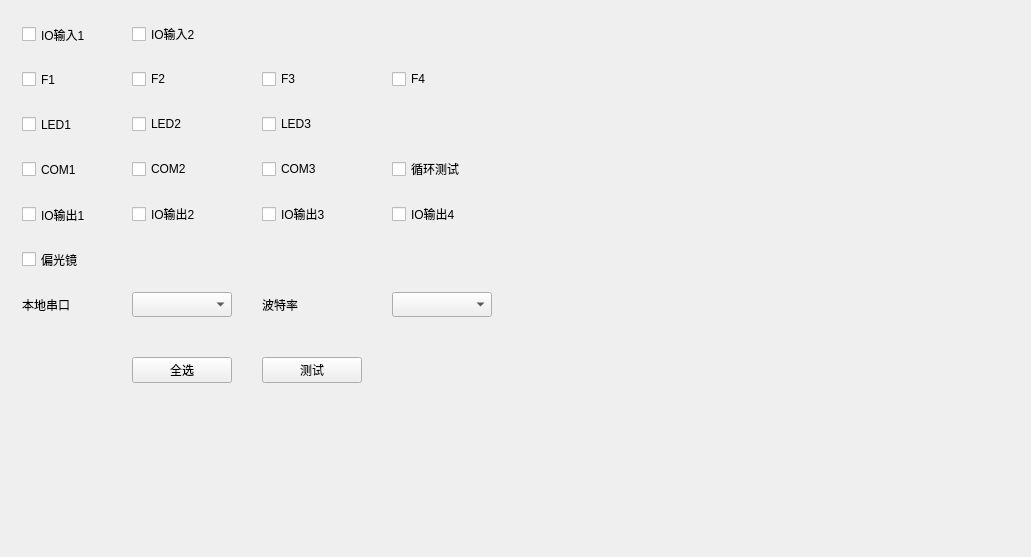
<?xml version="1.0" encoding="UTF-8"?>
<ui version="4.0">
 <class>Dlg_HardWare</class>
 <widget class="QWidget" name="Dlg_HardWare">
  <property name="geometry">
   <rect>
    <x>0</x>
    <y>0</y>
    <width>1031</width>
    <height>557</height>
   </rect>
  </property>
  <property name="windowTitle">
   <string>Dlg_HardWare</string>
  </property>
  <layout class="QVBoxLayout" name="verticalLayout_2">
   <item>
    <layout class="QHBoxLayout" name="horizontalLayout_4">
     <item>
      <widget class="QWidget" name="widget" native="true">
       <layout class="QVBoxLayout" name="verticalLayout">
        <property name="spacing">
         <number>20</number>
        </property>
        <item>
         <layout class="QHBoxLayout" name="horizontalLayout_3">
          <item>
           <layout class="QGridLayout" name="gridLayout">
            <property name="horizontalSpacing">
             <number>30</number>
            </property>
            <property name="verticalSpacing">
             <number>20</number>
            </property>
            <item row="4" column="3">
             <widget class="QCheckBox" name="ck_outputIO4">
              <property name="text">
               <string>IO输出4</string>
              </property>
             </widget>
            </item>
            <item row="0" column="0">
             <widget class="QCheckBox" name="ck_inputIO1">
              <property name="minimumSize">
               <size>
                <width>80</width>
                <height>25</height>
               </size>
              </property>
              <property name="text">
               <string>IO输入1</string>
              </property>
             </widget>
            </item>
            <item row="1" column="0">
             <widget class="QCheckBox" name="ck_F1">
              <property name="minimumSize">
               <size>
                <width>80</width>
                <height>25</height>
               </size>
              </property>
              <property name="text">
               <string>F1</string>
              </property>
             </widget>
            </item>
            <item row="4" column="1">
             <widget class="QCheckBox" name="ck_outputIO2">
              <property name="text">
               <string>IO输出2</string>
              </property>
             </widget>
            </item>
            <item row="4" column="2">
             <widget class="QCheckBox" name="ck_outputIO3">
              <property name="text">
               <string>IO输出3</string>
              </property>
             </widget>
            </item>
            <item row="5" column="0">
             <widget class="QCheckBox" name="ck_polariscope">
              <property name="minimumSize">
               <size>
                <width>80</width>
                <height>25</height>
               </size>
              </property>
              <property name="text">
               <string>偏光镜</string>
              </property>
             </widget>
            </item>
            <item row="2" column="0">
             <widget class="QCheckBox" name="ck_LED1">
              <property name="minimumSize">
               <size>
                <width>80</width>
                <height>25</height>
               </size>
              </property>
              <property name="text">
               <string>LED1</string>
              </property>
             </widget>
            </item>
            <item row="0" column="1">
             <widget class="QCheckBox" name="ck_inputIO2">
              <property name="minimumSize">
               <size>
                <width>80</width>
                <height>0</height>
               </size>
              </property>
              <property name="text">
               <string>IO输入2</string>
              </property>
             </widget>
            </item>
            <item row="3" column="1">
             <widget class="QCheckBox" name="ck_COM2">
              <property name="text">
               <string>COM2</string>
              </property>
             </widget>
            </item>
            <item row="1" column="2">
             <widget class="QCheckBox" name="ck_F3">
              <property name="text">
               <string>F3</string>
              </property>
             </widget>
            </item>
            <item row="1" column="1">
             <widget class="QCheckBox" name="ck_F2">
              <property name="text">
               <string>F2</string>
              </property>
             </widget>
            </item>
            <item row="4" column="0">
             <widget class="QCheckBox" name="ck_outputIO1">
              <property name="minimumSize">
               <size>
                <width>80</width>
                <height>25</height>
               </size>
              </property>
              <property name="text">
               <string>IO输出1</string>
              </property>
             </widget>
            </item>
            <item row="1" column="3">
             <widget class="QCheckBox" name="ck_F4">
              <property name="text">
               <string>F4</string>
              </property>
             </widget>
            </item>
            <item row="3" column="2">
             <widget class="QCheckBox" name="ck_COM3">
              <property name="text">
               <string>COM3</string>
              </property>
             </widget>
            </item>
            <item row="3" column="3">
             <widget class="QCheckBox" name="ck_loopTest">
              <property name="text">
               <string>循环测试</string>
              </property>
             </widget>
            </item>
            <item row="2" column="2">
             <widget class="QCheckBox" name="ck_LED3">
              <property name="text">
               <string>LED3</string>
              </property>
             </widget>
            </item>
            <item row="3" column="0">
             <widget class="QCheckBox" name="ck_COM1">
              <property name="minimumSize">
               <size>
                <width>80</width>
                <height>25</height>
               </size>
              </property>
              <property name="text">
               <string>COM1</string>
              </property>
             </widget>
            </item>
            <item row="2" column="1">
             <widget class="QCheckBox" name="ck_LED2">
              <property name="text">
               <string>LED2</string>
              </property>
             </widget>
            </item>
            <item row="6" column="2">
             <widget class="QLabel" name="label_2">
              <property name="maximumSize">
               <size>
                <width>80</width>
                <height>25</height>
               </size>
              </property>
              <property name="text">
               <string>波特率</string>
              </property>
             </widget>
            </item>
            <item row="6" column="3">
             <widget class="QComboBox" name="cmb_baudRate">
              <property name="minimumSize">
               <size>
                <width>100</width>
                <height>25</height>
               </size>
              </property>
              <property name="maximumSize">
               <size>
                <width>100</width>
                <height>25</height>
               </size>
              </property>
             </widget>
            </item>
            <item row="6" column="1">
             <widget class="QComboBox" name="cmb_localSerial">
              <property name="minimumSize">
               <size>
                <width>100</width>
                <height>25</height>
               </size>
              </property>
              <property name="maximumSize">
               <size>
                <width>100</width>
                <height>25</height>
               </size>
              </property>
             </widget>
            </item>
            <item row="6" column="0">
             <widget class="QLabel" name="label">
              <property name="maximumSize">
               <size>
                <width>80</width>
                <height>30</height>
               </size>
              </property>
              <property name="text">
               <string>本地串口</string>
              </property>
             </widget>
            </item>
            <item row="7" column="0">
             <spacer name="horizontalSpacer_4">
              <property name="orientation">
               <enum>Qt::Horizontal</enum>
              </property>
              <property name="sizeType">
               <enum>QSizePolicy::Fixed</enum>
              </property>
              <property name="sizeHint" stdset="0">
               <size>
                <width>40</width>
                <height>20</height>
               </size>
              </property>
             </spacer>
            </item>
            <item row="8" column="2">
             <widget class="QPushButton" name="btn_test">
              <property name="minimumSize">
               <size>
                <width>100</width>
                <height>25</height>
               </size>
              </property>
              <property name="focusPolicy">
               <enum>Qt::NoFocus</enum>
              </property>
              <property name="text">
               <string>测试</string>
              </property>
             </widget>
            </item>
            <item row="8" column="1">
             <widget class="QPushButton" name="btn_selectAll">
              <property name="minimumSize">
               <size>
                <width>100</width>
                <height>25</height>
               </size>
              </property>
              <property name="focusPolicy">
               <enum>Qt::NoFocus</enum>
              </property>
              <property name="text">
               <string>全选</string>
              </property>
             </widget>
            </item>
           </layout>
          </item>
          <item>
           <widget class="Dlg_Video" name="video" native="true">
            <property name="minimumSize">
             <size>
              <width>500</width>
              <height>300</height>
             </size>
            </property>
            <property name="maximumSize">
             <size>
              <width>600</width>
              <height>400</height>
             </size>
            </property>
           </widget>
          </item>
         </layout>
        </item>
        <item>
         <layout class="QHBoxLayout" name="horizontalLayout"/>
        </item>
       </layout>
      </widget>
     </item>
     <item>
      <spacer name="horizontalSpacer">
       <property name="orientation">
        <enum>Qt::Horizontal</enum>
       </property>
       <property name="sizeHint" stdset="0">
        <size>
         <width>1</width>
         <height>20</height>
        </size>
       </property>
      </spacer>
     </item>
     <item>
      <spacer name="horizontalSpacer_3">
       <property name="orientation">
        <enum>Qt::Horizontal</enum>
       </property>
       <property name="sizeType">
        <enum>QSizePolicy::Fixed</enum>
       </property>
       <property name="sizeHint" stdset="0">
        <size>
         <width>1</width>
         <height>1</height>
        </size>
       </property>
      </spacer>
     </item>
    </layout>
   </item>
   <item>
    <spacer name="verticalSpacer_2">
     <property name="orientation">
      <enum>Qt::Vertical</enum>
     </property>
     <property name="sizeHint" stdset="0">
      <size>
       <width>20</width>
       <height>86</height>
      </size>
     </property>
    </spacer>
   </item>
  </layout>
 </widget>
 <layoutdefault spacing="6" margin="11"/>
 <customwidgets>
  <customwidget>
   <class>Dlg_Video</class>
   <extends>QWidget</extends>
   <header>dlg_video.h</header>
   <container>1</container>
  </customwidget>
 </customwidgets>
 <resources/>
 <connections/>
</ui>
